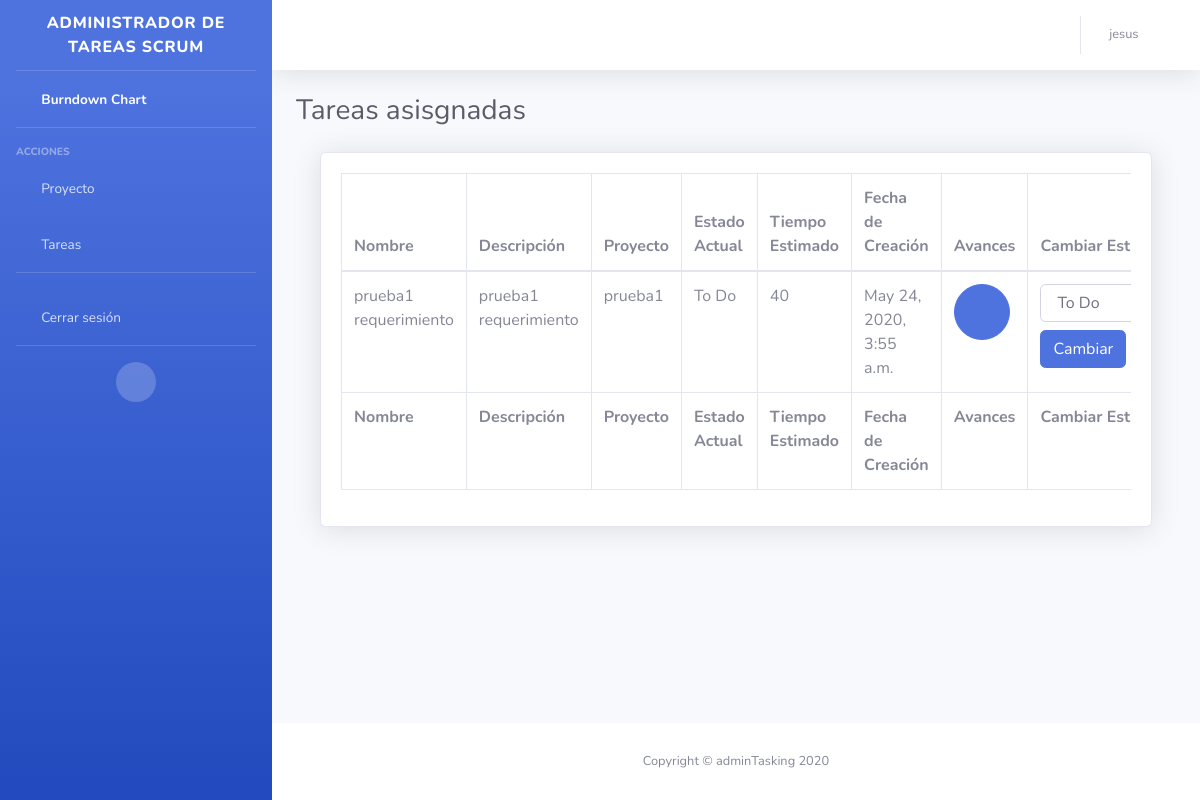
Page /list-tareas-asignadas/ (signed in) on the committed database.
### app/models.py (models this page shows, shortened)
class Tarea(models.Model):
    nombre = models.CharField(max_length=200, null=False)
    descripcion = models.TextField(null=True)
    tiempoEstimado = models.IntegerField(null=True)
    fechaCreacion = models.DateTimeField(auto_now_add=True)
    developer =models.ForeignKey(User,
                  related_name='developer',
                  null=True,
                  on_delete=models.PROTECT)
    proyecto =models.ForeignKey(Proyecto,
                  related_name='proyecto',
                  null=False,
                  on_delete=models.PROTECT)
    estadoActual =models.ForeignKey(Estado,
                  related_name='estadoActual',
                  null=False,
                  on_delete=models.PROTECT)
    class Meta:
        app_label = 'app'

class Proyecto(models.Model):
    nombre = models.CharField(max_length=45, null=False)
    descripcion = models.CharField(max_length=45, null=True)
    productOwner =models.ForeignKey(User,
                  related_name='productOwner',
                  null=False,
                  on_delete=models.PROTECT)
    def __str__(self):
        return self.nombre
    class Meta:
        app_label = 'app'

class Estado(models.Model):
    nombre = models.CharField(max_length=45, null=False)
    def __str__(self):
        return self.nombre
    class Meta:
        app_label = 'app'

### app/views.py (the view)
# urls.py: path('list-tareas-asignadas/', views.list_tareas_asignadas, name='list_tareas_asignadas'),
@login_required
def list_tareas_asignadas(request):
    developer=User.objects.get(id=request.user.id)
    lista_tareas=Tarea.objects.filter( developer_id=developer.id)
    estados=Estado.objects.all()
    avances=Avance.objects.all()
    contexto = {
        'lista_tareas': lista_tareas,
        'estados': estados,
        'avances':avances
    }
    return render(request, "app/tareas_asignadas.html",contexto)

### app/templates/app/tareas_asignadas.html (shortened to what this page needs)
{% extends "app/base.html" %}
{% load static %}
{% block contenido %}
<div class="d-sm-flex align-items-center justify-content-between mb-4">
    <h1 class="h3 mb-0 text-gray-800">Tareas asisgnadas</h1>
</div>
<div class="container-fluid">
    <div class="card shadow mb-4">
        <div class="card-body">
            <div class="table-responsive">
                <table class="table table-bordered" id="dataTable" width="100%" cellspacing="0">
                    <thead>
                        <tr>
                            <th>Nombre</th>
                            <th>Descripción</th>
                            <th>Proyecto</th>
                            <th>Estado Actual</th>
                            <th>Tiempo Estimado</th>
                            <th>Fecha de Creación</th>
                            <th>Avances</th>
                            <th>Cambiar Estado</th>
                        </tr>
                    </thead>
                    <tfoot>
                        <tr>
                            <th>Nombre</th>
                            <th>Descripción</th>
                            <th>Proyecto</th>
                            <th>Estado Actual</th>
                            <th>Tiempo Estimado</th>
                            <th>Fecha de Creación</th>
                            <th>Avances</th>
                            <th>Cambiar Estado</th>
                        </tr>
                    </tfoot>
                    <tbody>
                        {% for tarea in lista_tareas %}
                        <tr>
                            <td>{{ tarea.nombre }}</td>
                            <td>{{ tarea.descripcion }}</td>
                            <td>{{ tarea.proyecto }}</td>
                            <td>{{ tarea.estadoActual }}</td>
                            <td>{{ tarea.tiempoEstimado }}</td>
                            <td>{{ tarea.fechaCreacion }}</td>
                            <td>
                                <a class="btn btn-primary btn-circle btn-lg" href="#" id="alertsAvaces" role="button"
                                    data-toggle="dropdown" aria-haspopup="true" aria-expanded="false">
                                    <i class="fas fa-info-circle"></i>
                                </a>
                            </td>
                            <td>
                                <form class="form-inline" action="{% url 'app:cambiar_estado' %}" method="post"
                                    id="form_{{tarea.id}}">
                                    <div class="form-group mb-2">
                                        <select name="estado" id="estado" class="form-control" required>
                                            {% for e in estados %}
                                            <option value="{{e.id}}" {% if e.id == tarea.estadoActual_id %}
                                                selected="true" {%endif %}>{{e.nombre}}</option>
                                            {% endfor %}
                                        </select>
                                    </div>
                                    <button type="submit" class="btn btn-primary mb-2">Cambiar</button>
                                </form>
                            </td>
                        </tr>
                        {% endfor %}
                    </tbody>
                </table>
            </div>
        </div>
    </div>
</div>
{% endblock %}

### app/templates/app/base.html (shortened to what this page needs)
{% load static %}
<!DOCTYPE html>
<html lang="en">
<head>
    <link href="{% static 'app/vendor/fontawesome-free/css/all.min.css' %}" rel="stylesheet" type="text/css">
    <link href="{% static 'app/css/sb-admin-2.min.css' %}" rel="stylesheet">
</head>
<body id="page-top">
    <div id="wrapper">
        <ul class="navbar-nav bg-gradient-primary sidebar sidebar-dark accordion" id="accordionSidebar">
            <a class="sidebar-brand d-flex align-items-center justify-content-center" href="{% url 'app:index' %}">
                <div class="sidebar-brand-text mx-3">Administrador de tareas Scrum</div>
            </a>
            <hr class="sidebar-divider my-0">
            <li class="nav-item active">
                <a class="nav-link" href="{% url 'app:index' %}">
                    <i class="fas fa-fw fa-chart-area"></i>
                    <span>Burndown Chart</span></a>
            </li>
            <hr class="sidebar-divider">
            <div class="sidebar-heading">
                Acciones
            </div>
            <li class="nav-item">
                <a class="nav-link collapsed" href="#" data-toggle="collapse" data-target="#collapseTwo"
                    aria-expanded="true" aria-controls="collapseTwo">
                    <i class="fas fa-fw fa-drafting-compass"></i>
                    <span>Proyecto</span>
                </a>
            </li>
            <li class="nav-item">
                <a class="nav-link collapsed" href="#" data-toggle="collapse" data-target="#collapseUtilities"
                    aria-expanded="true" aria-controls="collapseUtilities">
                    <i class="fas fa-fw fa-clipboard-list"></i>
                    <span>Tareas</span>
                </a>
            </li>
            <hr class="sidebar-divider">
            <li class="nav-item">
                <a class="nav-link" href="#" data-toggle="modal" data-target="#logoutModal">
                    <i class="fas fa-fw fa-sign-out-alt"></i>
                    <span>Cerrar sesión</span></a>
            </li>
            <hr class="sidebar-divider d-none d-md-block">
            <div class="text-center d-none d-md-inline">
                <button class="rounded-circle border-0" id="sidebarToggle"></button>
            </div>
        </ul>
        <div id="content-wrapper" class="d-flex flex-column">
            <div id="content">
                <nav class="navbar navbar-expand navbar-light bg-white topbar mb-4 static-top shadow">
                    <ul class="navbar-nav ml-auto">
                        <li class="nav-item dropdown no-arrow mx-1">
                            <a class="nav-link dropdown-toggle" href="#" id="alertsDropdown" role="button"
                                data-toggle="dropdown" aria-haspopup="true" aria-expanded="false">
                                <i class="fas fa-bell fa-fw"></i>
                            </a>
                        </li>
                        <li class="nav-item dropdown no-arrow">
                            <a class="nav-link dropdown-toggle " href="#" id="userDropdown" role="button"
                                data-toggle="dropdown" aria-haspopup="true" aria-expanded="false">
                                <span class="mr-2 d-none d-lg-inline text-gray-600 small">{{ request.user.first_name }}
                                </span>
                                <div class="fas fa-user fa-sm fa-fw mr-2 text-gray-400"></div>
                            </a>
                        </li>
                    </ul>
                </nav>
                <div class="container-fluid">
                    {% block contenido %} {% endblock %}
                </div>
            </div>
            <footer class="sticky-footer bg-white">
                <div class="container my-auto">
                    <div class="copyright text-center my-auto">
                        <span>Copyright &copy; adminTasking 2020</span>
                    </div>
                </div>
            </footer>
        </div>
    </div>
</body>
</html>

### rows in the picture
Tarea: nombre "prueba1 requerimiento", descripcion "prueba1 requerimiento", proyecto "prueba1", estadoActual "To Do", tiempoEstimado "40", fechaCreacion "May 24, 2020, 3:55 a.m.", estado "To Do"

### other values in the picture
{{ request.user.first_name }} "jesus"
